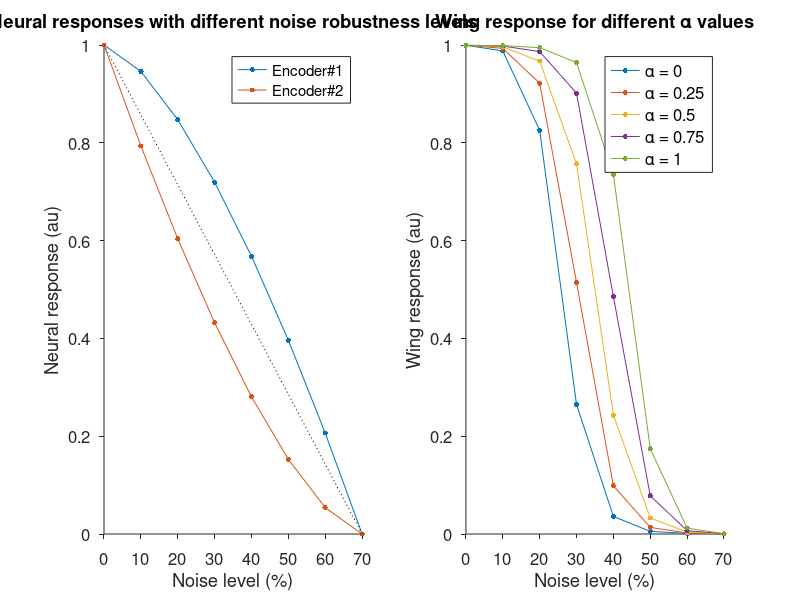

This chart was generated by the following MATLAB code: (Note: this script raises an error after producing the figure.)
%Anmo Kim
%3/10/2026
% This code models wing responses to noisy visual patterns
% for the paper by Hyosun Kim et al., 2026
% entitled "Noise robustness in Drosophila vision"
% Three key variables in the code
%   x_i: response of loom-sensitive neuron, with a high noise robustness
%   y_i: response of loom-sensitive neuron, with a low noise robustness
%   w_i: wing response of the model fly
%
% Model: w_i = sigmoid(alpha*x_i + (1-alpha)*y_i + gamma), 
%   where sigmoid(z) = 1/(1+exp(-z))
% The code consists of the following three parts
% step 1: define variables
% step 2: simulate wing response for different alpha values
% step 3: simulate wing response when signaling of either x_i or y_i is silenced

%% step 1: define variables
clear all;

noise_percent = 0:10:70; % noise levels in percent
x = fliplr(1-linspace(1,0, 8).^1.5);
y = linspace(1,0, 8).^1.5;
figure(1);clf;set(gcf,'color','w');
haxes1 = subplot(121);
plot(noise_percent, x, 'marker', '.', 'markersize', 12);hold on;
plot(noise_percent, y, 'marker', '.', 'markersize', 12);
plot(noise_percent, linspace(1,0, 8),'k:');
xlabel('Noise level (%)');
ylabel('Neural response (au)');
title('Neural responses with different noise robustness levels');
legend({'Encoder#1', 'Encoder#2'},'fontsize',12);


%% step 2: simulate wing response for different alpha values

%weight
alpha = 0:0.25:1; 

% inline nonlinearity
sigmoid = @(u) 1./(1+exp(-(u-0.5)*15));%Sigmoid (with shifted, scaled horizontally)


for i = 1:length(alpha)
    input_to_nonlinearity = alpha(i)*x + (1-alpha(i))*y;
    w(i,:) = sigmoid(input_to_nonlinearity);
    legendstr{i}=['\alpha = ' num2str(alpha(i))];
end
haxes2 = subplot(122);
plot(noise_percent, w', 'marker', '.', 'markersize', 12);title('Wing response for different \alpha values');
xlabel('Noise level (%)');
ylabel('Wing response (au)');
set([haxes1 haxes2],'fontsize',12,'box','off','tickdir','out');
legend(legendstr,'fontsize',12);
savefig4(gcf, 'simple_model_fig1',[1200 500]);


%% step 3: simulate wing response when signaling of either x_i or y_i is silenced
alpha = 0.5;

figure(3); clf;

haxes1 = subplot(131);
x_here = 0:0.01:1;
plot(x_here, sigmoid(x_here));
xlabel('Input (au)');ylabel('Output (au)');
title('Nonlinearity (sigmoid function)');


haxes2 = subplot(132);
haxes3 = subplot(133);grid on;
% control
u = alpha*x + (1-alpha)*y;
plot(haxes2, noise_percent, u, 'marker', '.', 'markersize', 12); hold(haxes2,'on');grid(haxes2,"on");
plot(haxes3, noise_percent, sigmoid(u), 'marker', '.', 'markersize', 12); hold(haxes3,'on'); grid(haxes3,"on");

% x silenced
u = 0.6*alpha*x + (1-alpha)*y;
plot(haxes2, noise_percent, u/max(u), 'marker', '.', 'markersize', 12);
plot(haxes3, noise_percent, sigmoid(u), 'marker', '.', 'markersize', 12);

% y silenced
u = alpha*x + 0.6*(1-alpha)*y;
plot(haxes2, noise_percent, u/max(u), 'marker', '.', 'markersize', 12);
plot(haxes3, noise_percent, sigmoid(u), 'marker', '.', 'markersize', 12);

set([haxes1 haxes2 haxes3],'fontsize',12,'box','off','tickdir','out');
xlabel(haxes2, 'Noise level (%)');
xlabel(haxes3, 'Noise level (%)');
ylabel(haxes2, 'Normalized wing response (au)');
ylabel(haxes2, 'Wing response (au)');
legend(haxes2, {'Control','x silenced', 'y silenced'},'fontsize',12);
legend(haxes3, {'Control','x silenced', 'y silenced'},'fontsize',12);
title(haxes2,'Wing response w/ silenced VPNs (no sigmoid)');
title(haxes3,'Wing response w/ silenced VPNs (GLM)');
savefig4(gcf, 'simple_model_fig2',[1200 500]);
